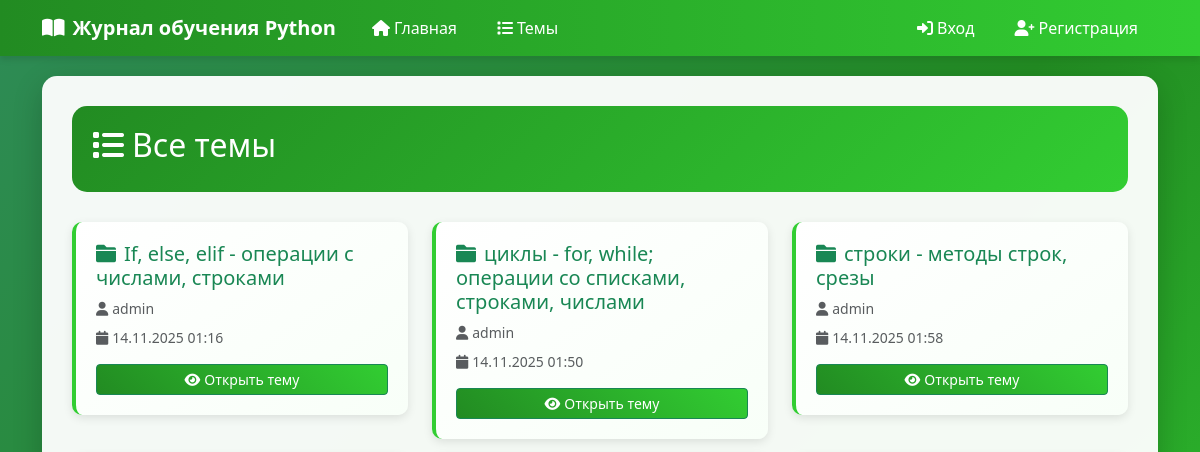
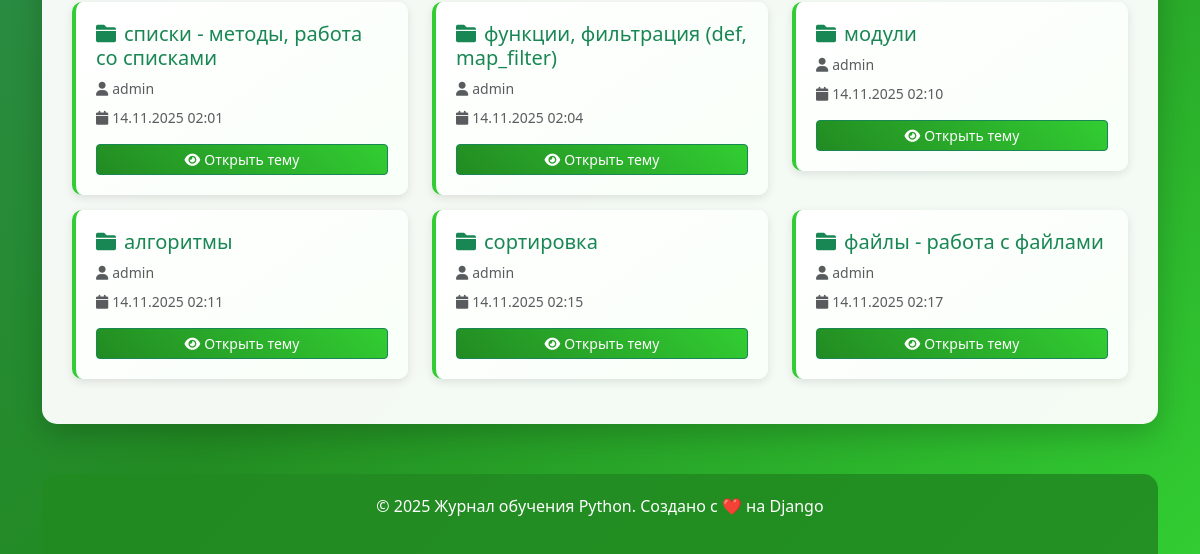
The page /topics/ on the database as committed earlier (2 pictures, top to bottom).
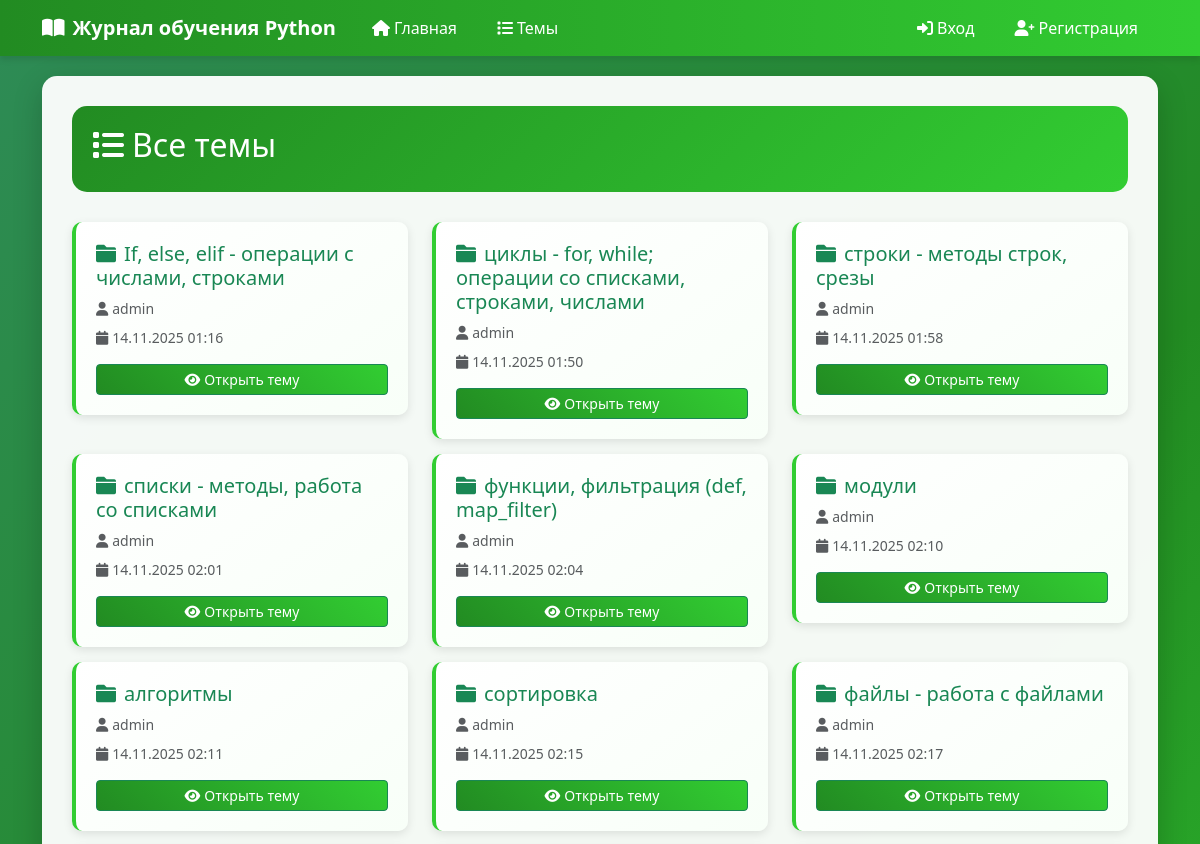
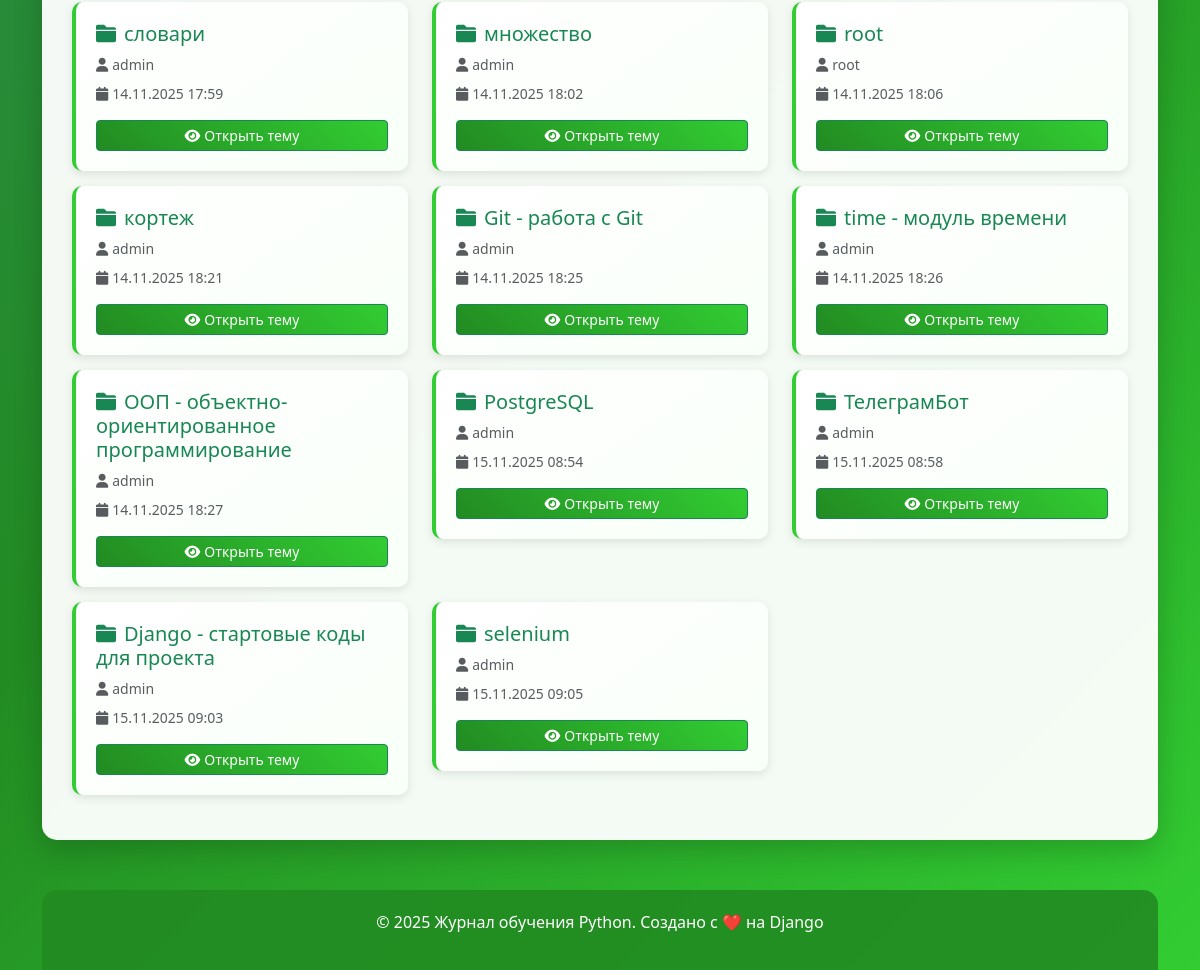
The same page on the database as committed later (2 pictures, top to bottom).
### journal/models.py (models this page shows, shortened)
class Topic(models.Model):
    text = models.CharField(max_length=200)
    date_added = models.DateTimeField(auto_now_add=True)
    owner = models.ForeignKey(User, on_delete=models.CASCADE)

### journal/views.py (the view)
# urls.py: path('topics/', views.topics, name='topics'),
def topics(request):
    topics = Topic.objects.order_by('date_added')
    return render(request, 'journal/topics.html', {'topics': topics})

### templates/journal/topics.html (shortened to what this page needs)
{% extends "base.html" %}
{% block content %}
<div class="page-header">
    <h2><i class="fas fa-list me-2"></i>Все темы</h2>
</div>
{% if topics %}
<div class="row">
    {% for topic in topics %}
    <div class="col-md-6 col-lg-4">
        <div class="topic-item">
            <h5 class="text-success">
                <i class="fas fa-folder me-2"></i>{{ topic.text }}
            </h5>
            <p class="text-muted small mb-2">
                <i class="fas fa-user me-1"></i>{{ topic.owner.username }}
            </p>
            <p class="text-muted small mb-3">
                <i class="fas fa-calendar me-1"></i>{{ topic.date_added|date:"d.m.Y H:i" }}
            </p>
            <div class="d-grid gap-1">
                <a href="{% url 'journal:topic' topic.id %}" class="btn btn-success btn-sm">
                    <i class="fas fa-eye me-1"></i>Открыть тему
                </a>
            </div>
        </div>
    </div>
    {% endfor %}
</div>
{% endif %}
{% endblock %}

### templates/base.html (shortened to what this page needs)
{% load static %}
<!DOCTYPE html>
<html lang="ru">
<head>
   <link href="{% static 'style.css' %}" rel="stylesheet">
    <link href="https://cdn.jsdelivr.net/npm/bootstrap@5.3.0/dist/css/bootstrap.min.css" rel="stylesheet">
    <link href="https://cdnjs.cloudflare.com/ajax/libs/font-awesome/6.0.0/css/all.min.css" rel="stylesheet">
</head>
<body>
    <nav class="navbar navbar-expand-lg navbar-dark">
        <div class="container">
            <a class="navbar-brand" href="{% url 'journal:index' %}">
                <i class="fas fa-book-open me-2"></i>Журнал обучения Python
            </a>
            <div class="collapse navbar-collapse" id="navbarNav">
                <ul class="navbar-nav me-auto">
                    <li class="nav-item">
                        <a class="nav-link" href="{% url 'journal:index' %}">
                            <i class="fas fa-home me-1"></i>Главная
                        </a>
                    </li>
                    <li class="nav-item">
                        <a class="nav-link" href="{% url 'journal:topics' %}">
                            <i class="fas fa-list me-1"></i>Темы
                        </a>
                    </li>
                </ul>
                <ul class="navbar-nav">
                    {% if user.is_authenticated %}
                    <li class="nav-item">
                        <a class="nav-link" href="{% url 'accounts:profile' %}">
                            <i class="fas fa-user me-1"></i>{{ user.username }}
                        </a>
                    </li>
                    <li class="nav-item">
                        <form method="post" action="{% url 'accounts:logout' %}" style="display: inline;">
                            {% csrf_token %}
                            <button type="submit" class="nav-link btn btn-link" style="border: none; background: none; padding: 8px 15px; margin: 0 5px; border-radius: 20px; transition: all 0.3s ease;">
                                <i class="fas fa-sign-out-alt me-1"></i>Выход
                            </button>
                        </form>
                    </li>
                    {% else %}
                    <li class="nav-item">
                        <a class="nav-link" href="{% url 'accounts:login' %}">
                            <i class="fas fa-sign-in-alt me-1"></i>Вход
                        </a>
                    </li>
                    <li class="nav-item">
                        <a class="nav-link" href="{% url 'accounts:register' %}">
                            <i class="fas fa-user-plus me-1"></i>Регистрация
                        </a>
                    </li>
                    {% endif %}
                </ul>
            </div>
        </div>
    </nav>
    <div class="container">
        <div class="main-content animate-fade-in">
            {% block content %}{% endblock %}
        </div>
    </div>
    <div class="container">
        <div class="footer">
            <p>&copy; 2025 Журнал обучения Python. Создано с ❤️ на Django</p>
        </div>
    </div>
</body>
</html>

### static/style.css (style rules this page uses)
body { background: linear-gradient(135deg, #2e8b57 0%, #228b22 50%, #32cd32 100%); min-height: 100vh; font-family: 'Arial', sans-serif; }
.navbar { background: linear-gradient(90deg, #228b22 0%, #32cd32 100%); box-shadow: 0 4px 6px rgba(0, 0, 0, 0.1); }
.navbar-brand { font-weight: bold; font-size: 1.5rem; }
.main-content { background: rgba(255, 255, 255, 0.95); border-radius: 15px; box-shadow: 0 10px 30px rgba(0, 0, 0, 0.2); margin-top: 20px; margin-bottom: 20px; padding: 30px; }
.btn-success { background: linear-gradient(45deg, #228b22, #32cd32); border: none; border-radius: 25px; padding: 10px 20px; font-weight: 500; transition: all 0.3s ease; }
.text-success { color: #228b22 !important; }
.navbar-nav .nav-link { color: white !important; font-weight: 500; margin: 0 5px; border-radius: 20px; padding: 8px 15px !important; transition: all 0.3s ease; }
.page-header { background: linear-gradient(135deg, #228b22 0%, #32cd32 100%); color: white; border-radius: 15px; padding: 20px; margin-bottom: 30px; }
.footer { background: rgba(34, 139, 34, 0.9); color: white; text-align: center; padding: 20px; margin-top: 50px; border-radius: 15px 15px 0 0; }
.animate-fade-in { animation: fadeIn 0.6s ease-in; }
.topic-item { background: linear-gradient(145deg, #ffffff 0%, #f8fff8 100%); border-radius: 10px; padding: 20px; margin-bottom: 15px; border-left: 4px solid #32cd32; box-shadow: 0 3px 10px rgba(0, 0, 0, 0.1); transition: all 0.3s ease; }

Rows that differ between the two databases and show on the page:
added Topic: text "словари", owner.username "admin", date_added "14.11.2025 17:59"
added Topic: text "множество", owner.username "admin", date_added "14.11.2025 18:02"
added Topic: text "root", owner.username "root", date_added "14.11.2025 18:06"
added Topic: text "кортеж", owner.username "admin", date_added "14.11.2025 18:21"
added Topic: text "Git - работа с Git", owner.username "admin", date_added "14.11.2025 18:25"
added Topic: text "time - модуль времени", owner.username "admin", date_added "14.11.2025 18:26"
added Topic: text "ООП - объектно-ориентированное программирование", owner.username "admin", date_added "14.11.2025 18:27"
added Topic: text "PostgreSQL", owner.username "admin", date_added "15.11.2025 08:54"
added Topic: text "ТелеграмБот", owner.username "admin", date_added "15.11.2025 08:58"
added Topic: text "Django - стартовые коды для проекта", owner.username "admin", date_added "15.11.2025 09:03"
added Topic: text "selenium", owner.username "admin", date_added "15.11.2025 09:05"
